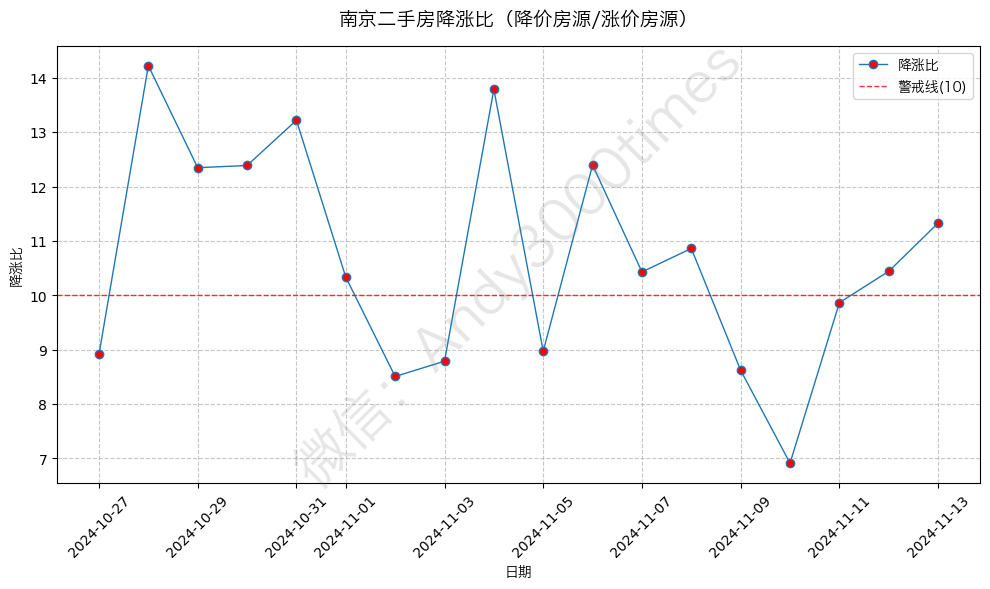

This figure's Python source:
import pandas as pd
import matplotlib.pyplot as plt
from datetime import datetime
import os
from matplotlib.font_manager import FontProperties

def plot_price_change_ratio(csv_path):
    # 读取CSV文件
    df = pd.read_csv(csv_path, encoding='utf-8-sig')
    
    # 将日期列转换为日期类型
    df['日期'] = pd.to_datetime(df['日期'])
    
    # 按日期排序
    df = df.sort_values('日期')
    
    # 计算降价/涨价比值
    df['价格变动比'] = df['降价房源'] / df['涨价房源']
    
    # 设置中文字体
    font = FontProperties(fname='/System/Library/Fonts/Hiragino Sans GB.ttc')  # Mac系统自带的黑体
    
    # 创建图表
    plt.figure(figsize=(10, 6))
    
    # 绘制主数据线
    plt.plot(df['日期'], df['价格变动比'], 
             marker='o',
             linestyle='-',
             markerfacecolor='red',
             markersize=6,
             linewidth=1,
             label='降涨比')
    
    # 添加比例10的红色参考线
    plt.axhline(y=10, 
                color='red',           # 设置为红色
                linestyle='--',        # 虚线样式
                alpha=0.8,             # 透明度
                linewidth=1,           # 线宽
                label='警戒线(10)')    # 添加图例标签
    
    # 添加图例
    plt.legend(prop=font)  # 使用中文字体
    
    # 设置标题和标签
    plt.title('南京二手房降涨比（降价房源/涨价房源）', 
             fontproperties=font,  # 使用字体
             fontsize=14, 
             pad=15)
    plt.xlabel('日期', fontproperties=font)
    plt.ylabel('降涨比', fontproperties=font)
    
    # 添加网格线
    plt.grid(True, linestyle='--', alpha=0.7)
    
    # 添加水印
    plt.text(0.5, 0.5, '水印',
             fontproperties=font,  # 使用字体
             fontsize=40,
             color='gray',
             alpha=0.2,
             ha='center',
             va='center',
             transform=plt.gca().transAxes,
             rotation=45)
    
    # 调整x轴显示
    plt.xticks(rotation=45)
    plt.tight_layout()
    
    # 获取当前日期
    current_date = datetime.now().strftime('%Y-%m-%d')
    
    # 保存图片
    image_path = f"plot_njhouse_price_ratio.png"
    plt.savefig(image_path, bbox_inches='tight')
    plt.close()
    
    print(f"折线图已保存为 {image_path}")
    
    # 打印统计信息
    print("\n降涨比统计信息：")
    print(f"平均降涨比：{df['价格变动比'].mean():.2f}")
    print(f"最大降涨比：{df['价格变动比'].max():.2f}")
    print(f"最小降涨比：{df['价格变动比'].min():.2f}")

if __name__ == "__main__":
    csv_path = "njhouse_stock_daily/njhouse_bk_daily.csv"
    if os.path.exists(csv_path):
        plot_price_change_ratio(csv_path)
    else:
        print("CSV文件不存在，请检查路径。")